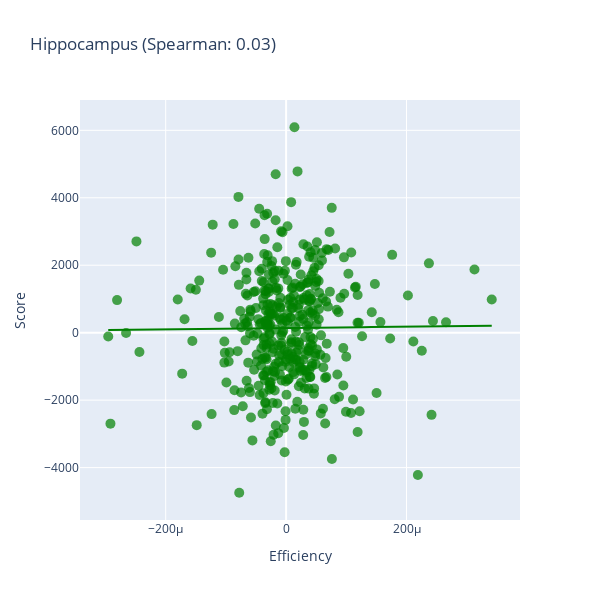

The cell this chart's notebook holds for it:
### Code cell
#| label: fig3
fig2 = plot_correlation(df_dict, "Hippocampus_Memory", 'Efficiency', 'Score', 'Hippocampus', color="green", marker_size=10, marker_opacity=0.7)
fig2.show()

### Figure 1 — Plotly figure (JSON) as saved in the notebook; plotly's stock layout.template omitted (floating-point values rounded to 4 significant figures; data arrays with more than 128 entries replaced by an {"elided": "..."} marker saying what was removed)
{"data": [{"hovertemplate": "Efficiency=%{x}<br>Score=%{y}<extra></extra>", "legendgroup": "", "marker": {"color": "green", "opacity": 0.7, "size": 10, "symbol": "circle"}, "mode": "markers", "name": "", "orientation": "v", "showlegend": false, "type": "scatter", "x": {"elided": "400 float values"}, "xaxis": "x", "y": {"elided": "400 float values"}, "yaxis": "y"}, {"hovertemplate": "<b>OLS trendline</b><br>Score = 191577 * Efficiency + 139.866<br>R<sup>2</sup>=0.000085<br><br>Efficiency=%{x}<br>Score=%{y} <b>(trend)</b><extra></extra>", "legendgroup": "", "marker": {"color": "green", "opacity": 0.7, "size": 10, "symbol": "circle"}, "mode": "lines", "name": "", "showlegend": false, "type": "scatter", "x": {"elided": "400 float values"}, "xaxis": "x", "y": {"elided": "400 float values"}, "yaxis": "y"}], "layout": {"height": 600, "legend": {"tracegroupgap": 0}, "title": {"text": "Hippocampus (Spearman: 0.03)"}, "width": 600, "xaxis": {"anchor": "y", "autorange": true, "domain": [0, 1], "range": [-0.0003424, 0.0003885], "title": {"text": "Efficiency"}, "type": "linear"}, "yaxis": {"anchor": "x", "autorange": true, "domain": [0, 1], "range": [-5554.0, 6899.0], "title": {"text": "Score"}, "type": "linear"}}}
